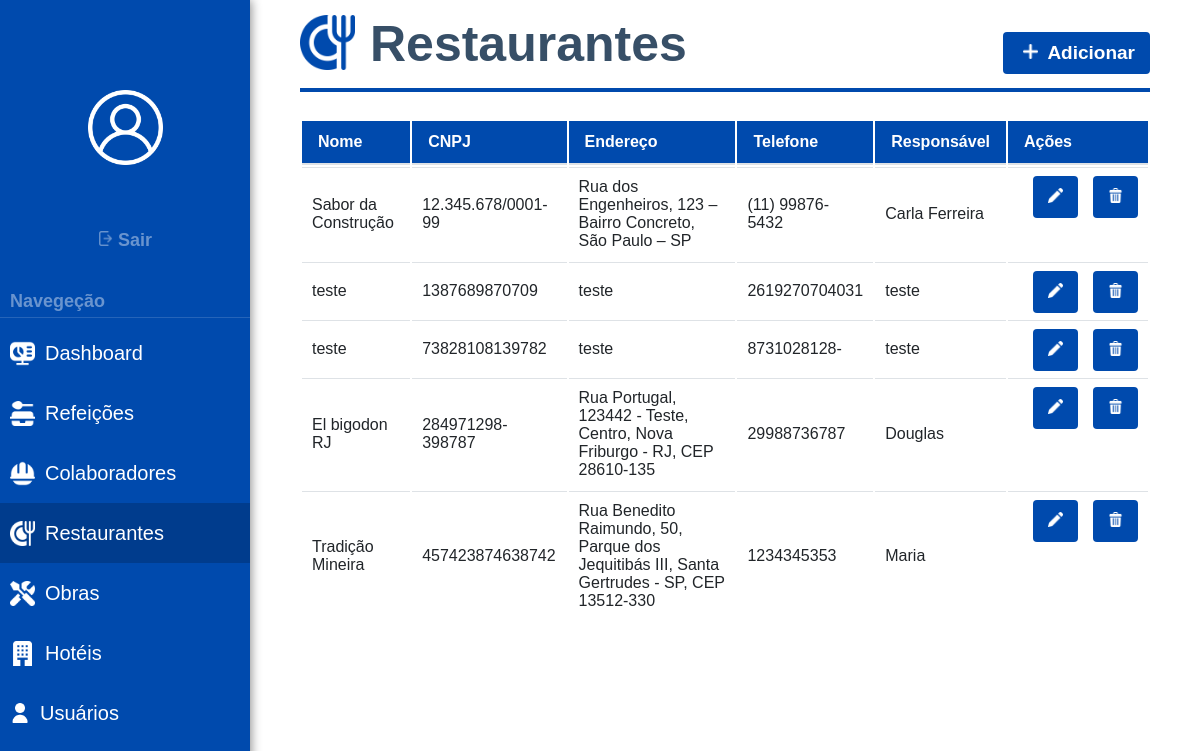
Page /listar-restaurantes/ (signed in) on the committed database.
### Sistema/models.py (models this page shows, shortened)
class Restaurante(models.Model):
    nome = models.CharField(
        max_length=100,
        verbose_name="Nome do Restaurante"
    )
    cnpj = models.CharField(
        max_length=18,
        unique=True,
        verbose_name="CNPJ"
    )
    endereco = models.TextField(
        verbose_name="Endereço Completo"
    )
    telefone = models.CharField(
        max_length=15,
        verbose_name="Telefone"
    )
    responsavel = models.CharField(
        max_length=100,
        verbose_name="Responsável"
    )

### Sistema/views.py (the view)
# urls.py: path('listar-restaurantes/', views.listar_restaurantes, name='listar-restaurantes'),
@login_required
def listar_restaurantes(request, ):
    restaurantes = Restaurante.objects.all()
    context = {'restaurantes': restaurantes}
    return render (request, 'lista-restaurantes.html', context)

### Sistema/templates/lista-restaurantes.html (shortened to what this page needs)
{% load static %}
<!DOCTYPE html>
<html lang="pt-br">
<head>
  <link rel="stylesheet" href="{% static 'css/style.css' %}">
</head>
<body>
  <div class="sidebar">
     <div class="logout-container">
    <img src="{% static 'images/white version/user.png' %}" alt="error" height="75px" width="75px" style="display: flex; margin:auto; margin-bottom: 55px; margin-top: 90px;">
      <form method="POST" action="{% url 'logout' %}">
        <button type="submit" class="sair-btn">
          <img src="{% static 'images/logout.png' %}" alt="error" height="15px" width="15px">
          Sair
        </button>
      </form>
    </div>
    <label>Navegeção</label>
    <hr>
    <a href="{% url 'relatorio' %}">
      <img src="{% static 'images/white version/dash.png' %}" alt="error" height="25px" width="25px" style="margin-right: 10px;margin-left: 10px;">
      Dashboard
    </a>
     <a href="{% url 'listar_registros' %}">
      <img src="{% static 'images/white version/alim.png' %}" alt="error" height="25px" width="25px" style="margin-right: 10px;margin-left: 10px;">
      Refeições
    </a>
    <a href="{% url 'listar-colaboradores' %}">
      <img src="{% static 'images/white version/func.png' %}" alt="error" height="25px" width="25px" style="margin-right: 10px;margin-left: 10px;">
      Colaboradores
    </a>
    <a href="{% url 'listar-restaurantes' %}" class="active">
      <img src="{% static 'images/white version/rest.png' %}" alt="error" height="25px" width="25px" style="margin-right: 10px;margin-left: 10px;">
      Restaurantes
    </a>
    <a href="{% url 'listar-obras' %}">
      <img src="{% static 'images/white version/obra.png' %}" alt="error" height="25px" width="25px" style="margin-right: 10px;margin-left: 10px;">
      Obras
    </a>
    <a href="{% url 'listar-hoteis' %}">
      <img src="{% static 'images/white version/hotel.png' %}" alt="error" height="25px" width="25px" style="margin-right: 10px;margin-left: 10px;">
      Hotéis
    </a>
    <a href="{% url 'cadastrar_usuario' %}">
      <img src="{% static 'images/white version/usuario.png' %}" alt="error" height="20px" width="20px" style="margin-right: 10px;margin-left: 10px;">
      Usuários
    </a>
  </div>
<div class="corpo">
        <h>
          <img src="{% static 'images/blue version/cutlery.png' %}" alt="Logo" height="55" width="55" style="margin-right: 15px;">
          Restaurantes
        </h>
        <div class="right-buttons">
          <a href="{% url 'cadastrar-restaurante' %}" class="blue-button">
            <img src="{% static 'images/white version/plus.png' %}" alt="error" height="15px" width="15px" style="margin-right: 5px; margin-left: 5px; margin-top: auto; margin-bottom: auto;">
            Adicionar</a>
        </div>
<div class="table-responsive">
  <table class="table table-striped table-bordered text-center align-middle">
    <thead>
      <tr>
        <th>Nome</th>
        <th>CNPJ</th>
        <th>Endereço</th>
        <th>Telefone</th>
        <th>Responsável</th>
        <th>Ações</th>
      </tr>
    </thead>
    <tbody>
      {% for restaurante in restaurantes %}
        <tr>
          <td>{{ restaurante.nome }}</td>
          <td>{{ restaurante.cnpj }}</td>
          <td>{{ restaurante.endereco }}</td>
          <td>{{ restaurante.telefone }}</td>
          <td>{{ restaurante.responsavel }}</td>
          <td style="display: flex;margin-bottom: -20px;">
            <div style="margin-top: 8px;display: flex;">
            <a href="{% url 'editar-restaurante' restaurante.id %}" class="blue-button">
              <img src="{% static 'images/white version/pencil.png' %}" alt="Editar" height="15px" width="15px">
            </a>
            <form method="POST" action="{% url 'deletar-generico' %}">
            <button type="submit" onclick="return confirm('Deseja realmente excluir este item?')">
              <img src="{% static 'images/white version/trash.png' %}" alt="Editar" height="15px" width="15px">
            </button>
            </form>
            </div>
          </td>
        </tr>
      {% empty %}
        <tr>
          <td colspan="6" class="text-center text-danger">Nenhum restaurante cadastrado.</td>
        </tr>
      {% endfor %}
    </tbody>
  </table>
</div>
</body>
</html>

### static/css/style.css (style rules this page uses)
body { margin: 0; background-color: rgb(255, 255, 255); font-family: 'Gill Sans', 'Gill Sans MT', Calibri, 'Trebuchet MS', sans-serif; color: #333; }
table { margin: auto; }
table th { background-color: #004aad; color: #ffffff; font-weight: 600; padding: 12px 16px; text-align: left; border-bottom: 2px solid #dee2e6; font-size: 16px; vertical-align: middle; }
table td { padding: 10px 10px; vertical-align: middle; border-top: 1px solid #dee2e6; color: #212529; font-size: 1rem; align-items: first baseline; }
label { display: block; margin-bottom: 5px; font-weight: bold; }
hr { border: 0; height: 1px; background: #ddd; margin: 30px 0; }
button { background-color: #004aad; color: white; font-weight: bold; padding: 10px 15px; border: none; border-radius: 4px; cursor: pointer; font-size: 19px; font-family: 'Gill Sans', 'Gill Sans MT', Calibri, 'Trebuchet MS', sans-serif; margin-top: -10px; margin-bottom: 15px; margin-left: 15px; transition: background-color 0.5s ease; }
.blue-button { font-weight: bold; background-color: #004aad; color: white; padding: 10px 15px; border: none; border-radius: 4px; cursor: pointer; font-size: 19px; font-family: 'Gill Sans', 'Gill Sans MT', Calibri, 'Trebuchet MS', sans-serif; margin-top: -10px; margin-bottom: 15px; margin-left: 15px; transition: background-color 0.5s ease; text-decoration: none; }
.sidebar { width: 250px; height: 100vh; background-color: #004aad; flex-direction: column; position: fixed; box-shadow: 1px 0 10px rgba(0, 0, 0, 0.461); }
.sidebar a { font-size: 20px; color: #ffffff; display:inline-flex; align-items: center; height: 60px; width: 250px; position: static; text-align: left; transition: background-color 0.5s ease; text-decoration: none; border-color: #444444; }
.sidebar a.active { background-color: #0000002f; }
.sidebar label { font-size: 18px; color: #ffffff69; position: static; text-align: left; display: block; text-decoration: none; background: none; margin-left: 10px; }
.sidebar hr { border: 0; height: 1px; background: #ffffff25; margin: 5px 0; }
.sair-btn { font-size: 18px; color: #ffffff69; position: static; text-align: center; display: block; margin:auto; margin-bottom: -20px; text-decoration: none; background: none; }
.logout-container { text-align: center; margin-bottom: 50px; }
.corpo { margin-left: 300px; margin-right: 50px; }
.corpo h { font-size: 50px; display: flex; text-align: left; font-weight: bold; color: #374f67; border-bottom: 4px solid #004aad; padding-bottom: 15px; padding-top: 15px; }
.right-buttons { margin-top: -50px; margin-bottom: 30px; display: flex; justify-content: right; }

### rows in the picture
Restaurante: nome "Sabor da Construção", cnpj "12.345.678/0001-99", endereco "Rua dos Engenheiros, 123 – Bairro Concreto, São Paulo – SP", telefone "(11) 99876-5432", responsavel "Carla Ferreira"
Restaurante: nome "teste", cnpj "1387689870709", endereco "teste", telefone "2619270704031", responsavel "teste"
Restaurante: nome "teste", cnpj "73828108139782", endereco "teste", telefone "8731028128-", responsavel "teste"
Restaurante: nome "El bigodon RJ", cnpj "284971298-398787", endereco "Rua Portugal, 123442 - Teste, Centro, Nova Friburgo - RJ, CEP 28610-135", telefone "29988736787", responsavel "Douglas"
Restaurante: nome "Tradição Mineira", cnpj "457423874638742", endereco "Rua Benedito Raimundo, 50, Parque dos Jequitibás III, Santa Gertrudes - SP, CEP 13512-330", telefone "1234345353", responsavel "Maria"
